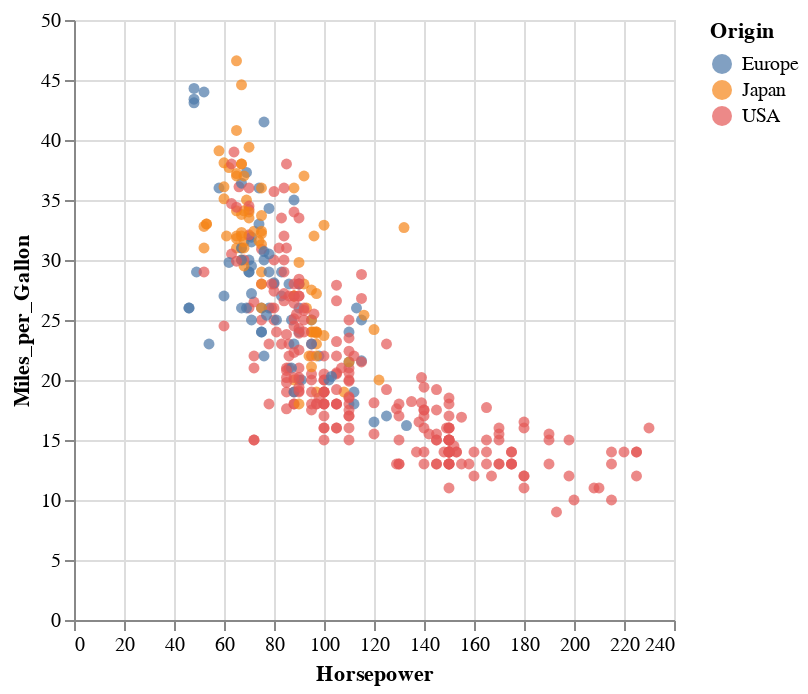

The notebook cell saved with this chart:
### Code cell
import altair as alt
from vega_datasets import data

cars = data.cars()
alt.Chart(cars).mark_circle().encode(
    x='Horsepower',
    y='Miles_per_Gallon',
    color='Origin'
).interactive()

### Figure 1 — Vega-Lite specification as saved in the notebook (floating-point values rounded to 4 significant figures; data arrays with more than 128 entries replaced by an {"elided": "..."} marker saying what was removed)
{"config": {"view": {"continuousWidth": 300, "continuousHeight": 300}}, "data": {"name": "data-f02450ab61490a1363517a0190416235"}, "mark": {"type": "circle"}, "encoding": {"color": {"field": "Origin", "type": "nominal"}, "x": {"field": "Horsepower", "type": "quantitative"}, "y": {"field": "Miles_per_Gallon", "type": "quantitative"}}, "params": [{"name": "param_1", "select": {"type": "interval", "encodings": ["x", "y"]}, "bind": "scales"}], "$schema": "https://vega.github.io/schema/vega-lite/v5.8.0.json", "datasets": {"data-f02450ab61490a1363517a0190416235": {"elided": "406 records"}}}
